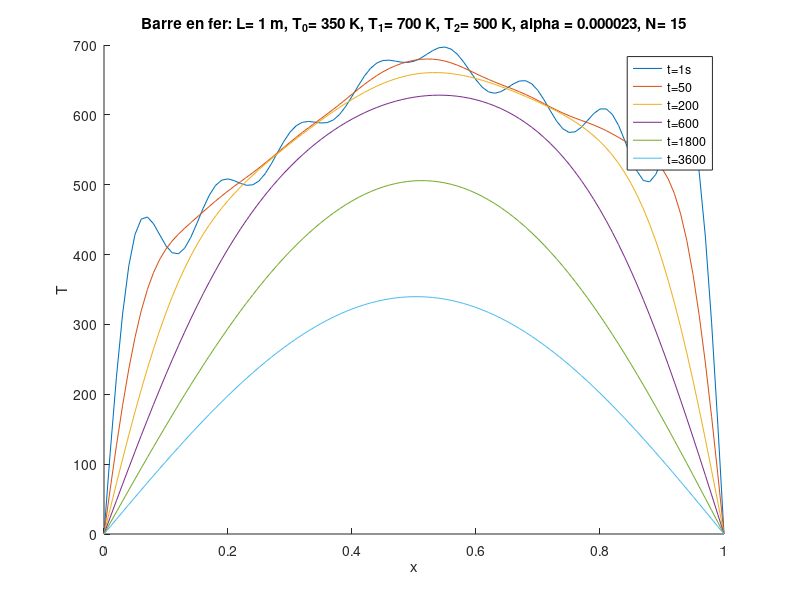
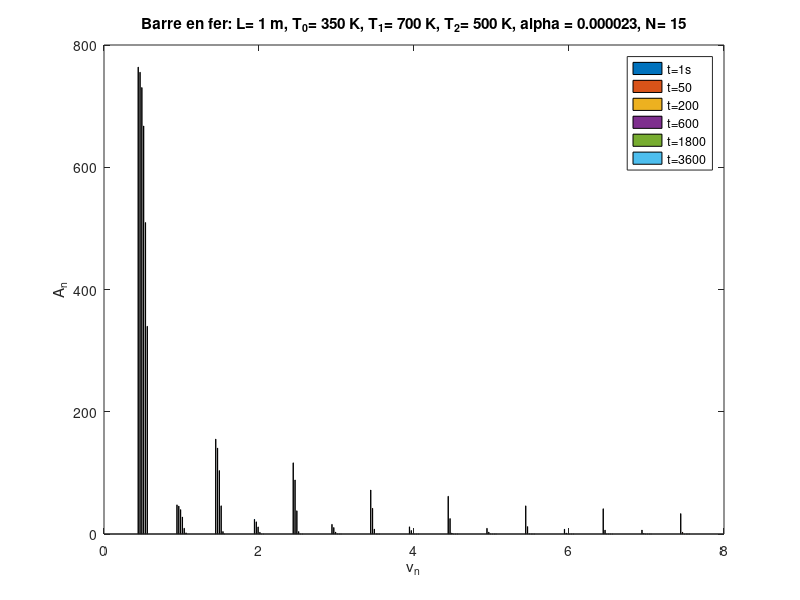

Write the MATLAB code that produced these figures, in order.
function Exercice2() 
hold on;

format long;

step=0.01;

N=15; %No de Harmoniques


%Les donnes du systeme
L=1.0;
T0=350.0;
T1=700.0;
T2=500.0;

alpha= 2.28*(10^-5);
b0=zeros(1,N); %b0 correspond a bn(t=0) pour des valeur de n different

for n=1:N
    b0(1,n)=Simpson(@(x)f1(x,T0,T1,L,n),0,L/2,step);
    b0(1,n)=b0(1,n)+Simpson(@(x)f2(x,T1,T2,L,n),L/2,L,step);
end

b0=2*b0; %L=1

x=[0:0.01:L]; %les absissces
t=[1,50,200,600,1800,3600]; %Les temps que nous chercherons
b=zeros(length(t),N); %Lines correspond to x, coloums to T.

%Calcul des coefficient de Fourier pour t differents
for n=1:N
    b(:,n)=b0(n)*exp((-(n*pi)^2)*alpha*t');
end

u=zeros(length(t),length(x)); %Les temperatures pour les t differents

for n=1:N
    u=u + b(:,n)*sin(n*pi*x);
end

figure(1);

ti = sprintf('Barre en fer: L= %d m, T_0= %d K, T_1= %d K, T_2= %d K, alpha = %f, N= %d',L,T0,T1,T2,alpha,N);
plot(x,u,'LineWidth',0.75);
title(ti);
legend('t=1s','t=50','t=200','t=600','t=1800','t=3600');
xlabel('x');
ylabel('T');

nu=[1:N]/(2*L);
ab=abs(b);

figure(2);
bar(nu, ab', 0.4);
legend('t=1s','t=50','t=200','t=600','t=1800','t=3600');
title(ti);
xlabel('v_n');
ylabel('A_n');
end


%f1 correspond a la partie lors que x<L/2
function y=f1(x,T0,T1,L,n)
y=(T0+2*(T1-T0)*x/L).*sin(n*pi*x/L);
end

%f2 correspond a la partie lors que L/2 < x <L
function y=f2(x,T1,T2,L,n)
y=(2*T1-T2+2*(T2-T1)*x/L).*sin(n*pi*x/L);
end 

function I=Simpson(f,a,b,step)
x1=[a:step:b];
y1=f(x1);
n1=length(x1);
x2=[a+step/2:step:b-step/2];
y2=f(x2);
I=step*((2*sum(y1)-y1(1)-y1(n1))/6+2*sum(y2)/3);

end
